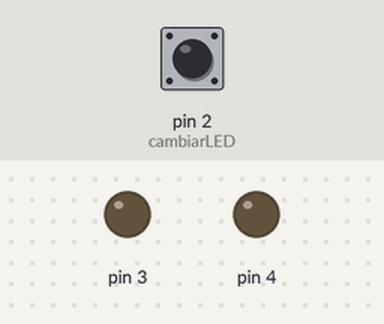
Simulated run of this sketch. Board: Arduino Uno, built with avr-gcc and run on an emulated ATmega328P. Parts: output pins drawn as LEDs (lit = HIGH). The inputs (shaded band) are chosen by the test bench; at power-on: pin 2 (cambiarLED) HIGH.

Above: at 1.2 s.
1.3 s: pin 2 (cambiarLED) pulled LOW for 0.15 s
At 2.5 s:
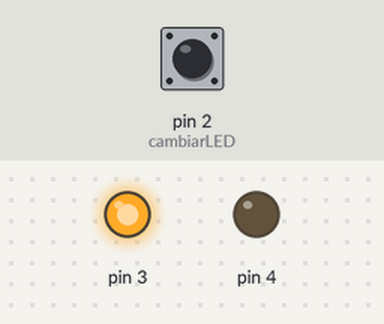
2.9 s: pin 2 (cambiarLED) pulled LOW for 1 s
At 4.6 s:
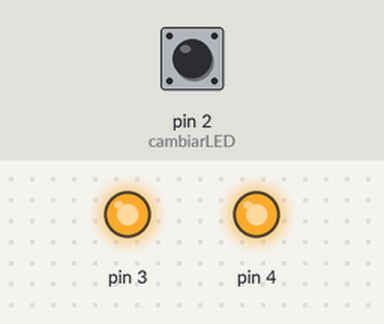
5.4 s: pin 2 (cambiarLED) pulled LOW for 0.15 s
At 5.8 s:
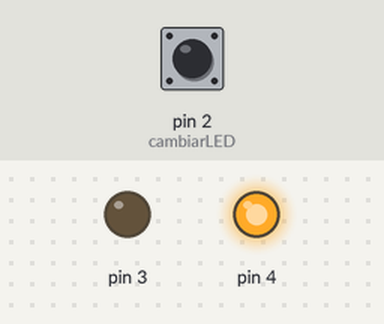
7.0 s: pin 2 (cambiarLED) pulled LOW for 3.2 s
At 8.2 s:
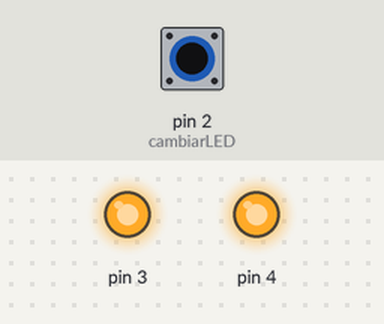
Timing chart, 0 to 11.7 s (numbered marks = the images above; inputs shaded):
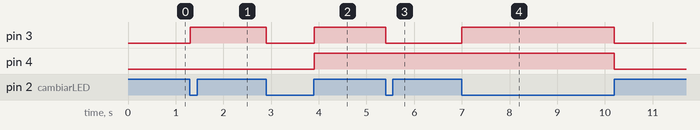

The sketch:

ej8.ino
```cpp
volatile bool estadoLEDrojo = false;
volatile bool estadoLEDverde = false;

int actual, ultimo = 0;

void cambiarLED() {
  bool estadoBoton = digitalRead(2);
  actual = millis();
  if (actual - ultimo >= 200){
    if (estadoBoton == HIGH) {
    estadoLEDverde = !estadoLEDverde;
    digitalWrite(4, estadoLEDverde);
    estadoLEDrojo = !estadoLEDrojo;
    digitalWrite(3, estadoLEDrojo);
  } else {
    estadoLEDrojo = !estadoLEDrojo;
    digitalWrite(3, estadoLEDrojo);
  }
  ultimo = actual;
  }
}

void setup() {
  pinMode(4, OUTPUT);
  pinMode(3, OUTPUT);
  pinMode(2, INPUT_PULLUP);

  attachInterrupt(digitalPinToInterrupt(2), cambiarLED, CHANGE);
}

void loop() {
  // Nada que hacer aquí
}
```

Measured:
- after the input at 1.3 s, pin 3: LOW → HIGH at once
- after the input at 2.9 s, pin 3: HIGH → LOW at once, → HIGH 1.0 s later; pin 4: LOW → HIGH after 1.0 s
- after the input at 5.4 s, pin 3: HIGH → LOW at once
- after the input at 7.0 s, pin 3: LOW → HIGH at once, → LOW 3.2 s later; pin 4: HIGH → LOW after 3.2 s
